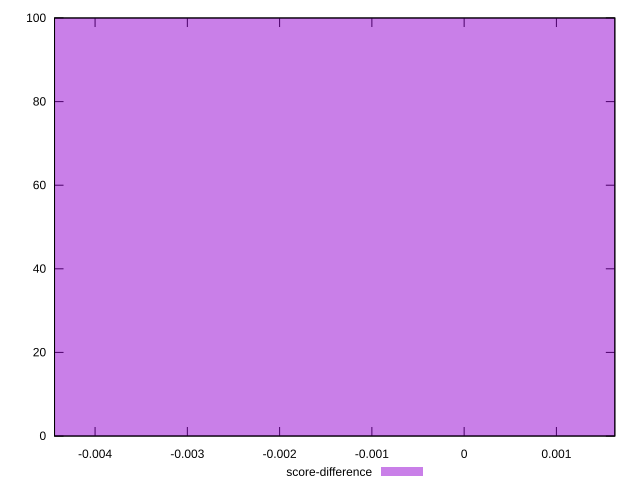

Generate this figure with gnuplot:
reset

$scoreDifference <<EOF
0 100
EOF

set key outside below
set boxwidth 0.1
set xrange [-0.004439415824019188:0.0016331633319773275]
set yrange [0:100]
set trange [0:100]
set style fill transparent solid 0.5 noborder
set terminal svg size 640, 490 enhanced background rgb 'white'
set output "reprap/cumulative-layout-shift/samples/pages+cached+noexternal+nocss/score-difference/histogram.svg"

plot $scoreDifference title "score-difference" with boxes

reset
